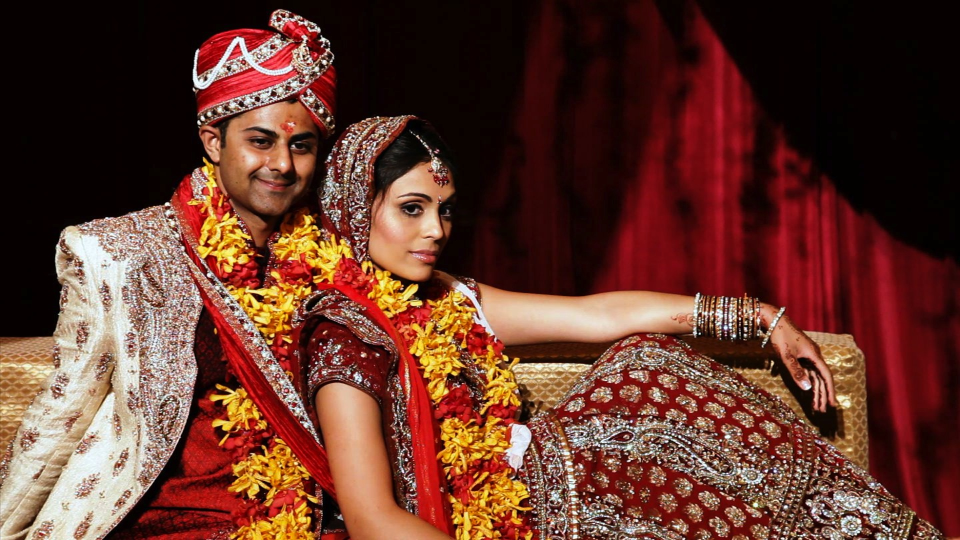
#> input picture image-dataset/Marriage/Image_1.jpg, 1920 x 1080 px, found by its file name (shown at 1/2 size); its folder holds only this picture in this run
$ jupyter execute --allow-errors Part-2.ipynb
#> lines starting #> are read from the running program, lines starting #| are printed output that depends on the picture
#> further down, img_array is the input picture: shape (1080, 1920, 3); mean R, G, B 100.5, 55.4, 43.4
#> `img_resized = resize(img_array,(150,150,3))`:
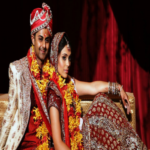
#> img_resized: shape (150, 150, 3) float64; mean R, G, B 0.394, 0.217, 0.17
[cell 1]
import os
import matplotlib.pyplot as plt
import numpy as np
from skimage.io import imread
from skimage.transform import resize

[cell 2]
target=[]
images=[]
flat_data=[]
Data_dir=r'image_dataset'
Categories=['Marriage','Workout','Party','Romantic','Travel']

#> (the rest of this cell did not finish here and is left out)

[cell 3]
target

[cell 4]
unique,count=np.unique(target,return_counts=True)
plt.bar(Categories,count)#values in dataset
#customized dataset created above
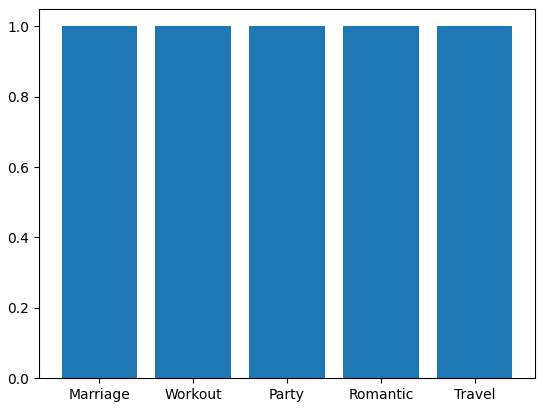
#> figure drawn by matplotlib, 1 panel
